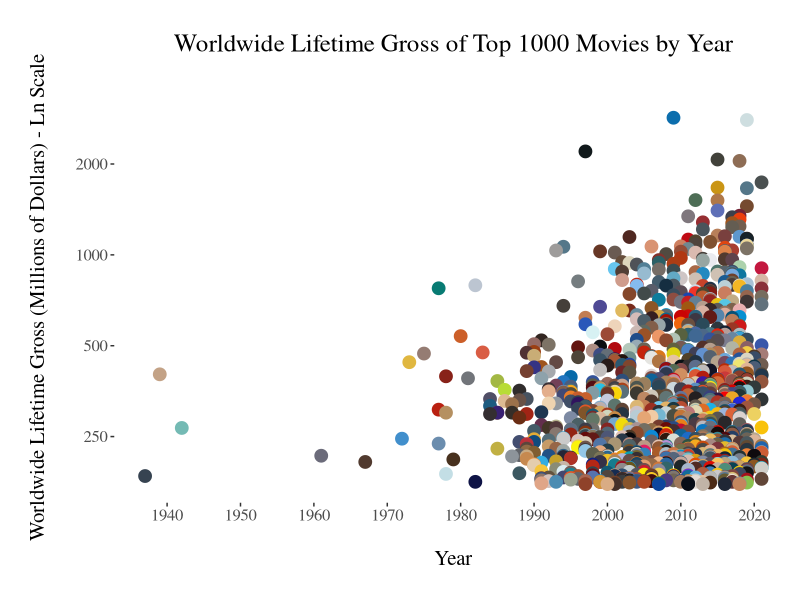
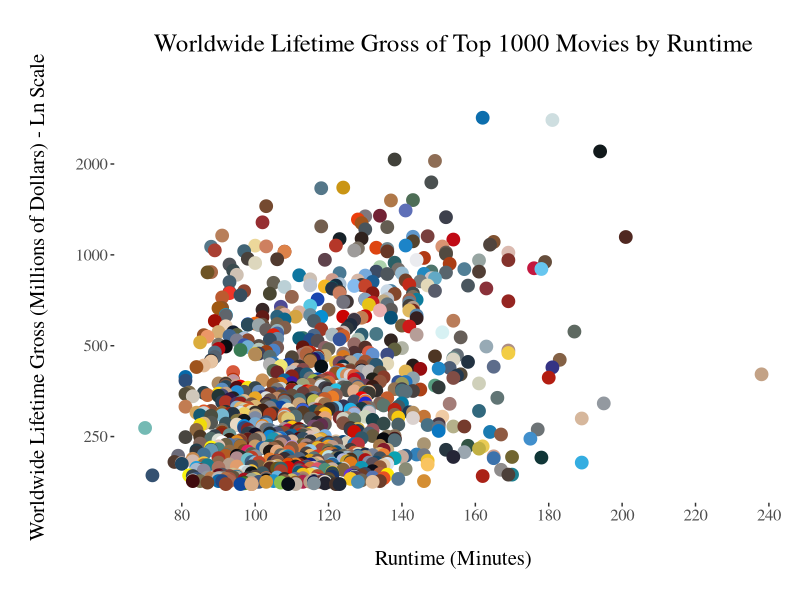
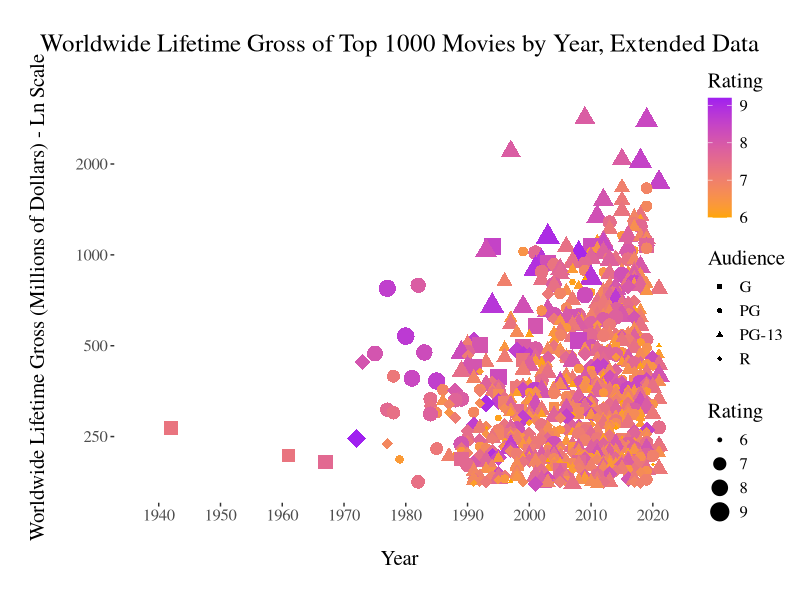
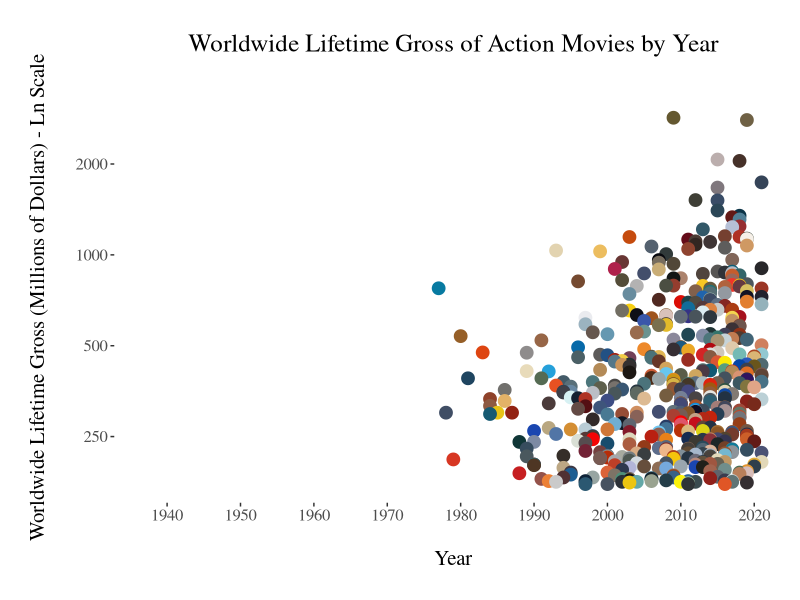
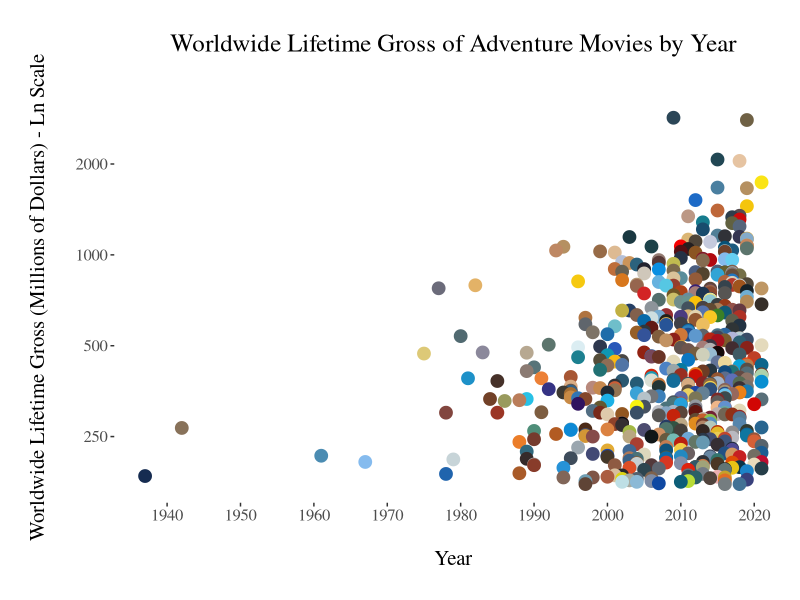
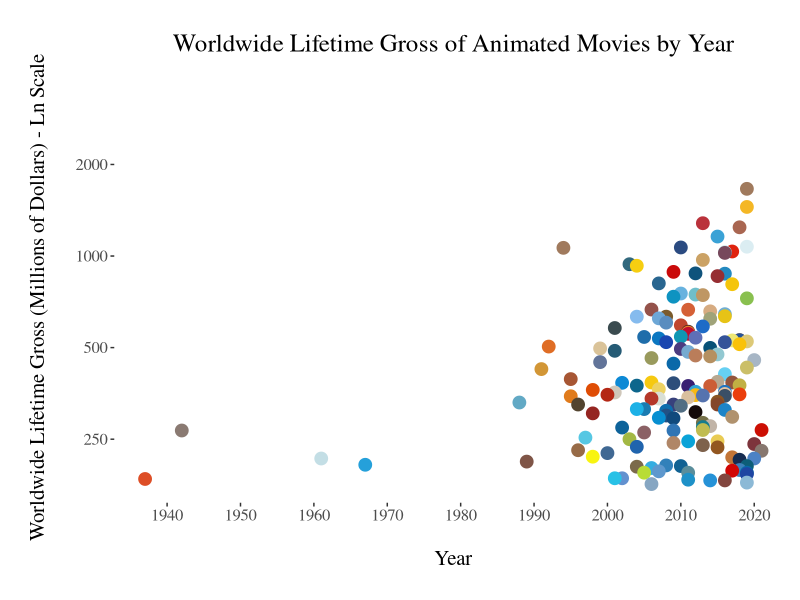
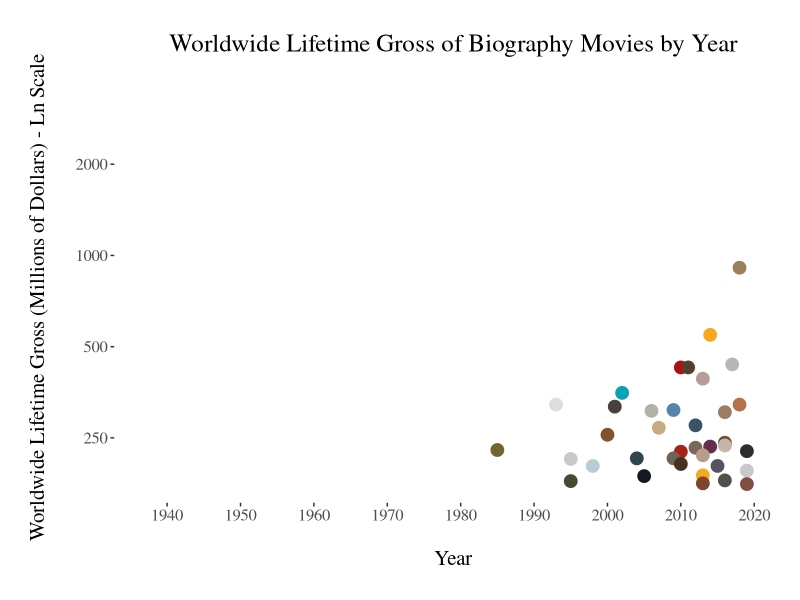
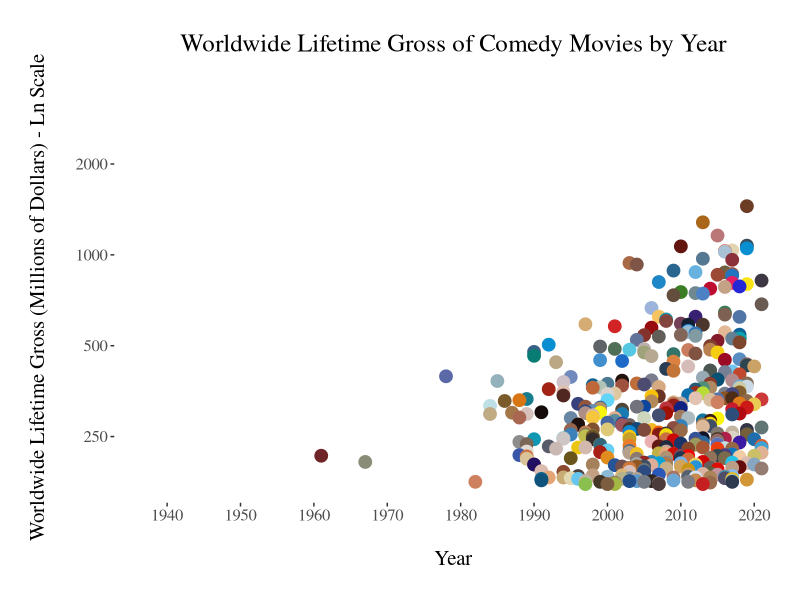

Generate these figures, in order, with R:
library(tidyverse)
library(dslabs)
library(ggthemes)
library(ggrepel)
library(dplyr)
library(ggplot2)
library(scales)

#import data from csv and make any last-minute changes to variable for better visualization
table <- read.csv("movies.csv")
table <- mutate(table, Earnings = round(Earnings/1000000),1)
#create array of all associated color values
color_values <- table$Color

#plot 1 (1) - year (x) and earnings in millions of dollars (y), color taken from poster, size/shape constant
plot1 <- ggplot(data = table, aes(Year, Earnings))        #specify what data should be used
plot1 <- plot1 + geom_point(aes(color = Title), size = 4, show.legend = FALSE)    #create dot plot
plot1 <- plot1 + scale_color_manual(values = color_values)    #set the colors to the array created previously
plot1 <- plot1 + ggtitle("\nWorldwide Lifetime Gross of Top 1000 Movies by Year\n")
plot1 <- plot1 + xlab("\nYear\n")
plot1 <- plot1 + scale_x_continuous(breaks = c(1940, 1950, 1960, 1970, 1980, 1990, 2000, 2010, 2020), limits = c(1937, 2021))
plot1 <- plot1 + ylab("\nWorldwide Lifetime Gross (Millions of Dollars) - Ln Scale\n")
plot1 <- plot1 + scale_y_continuous(trans = "log", breaks = c(250, 500, 1000, 2000), limits = c(-1, 3000))  #log scale on y-axis to better show all points
plot1 <- plot1 + theme_tufte()                                                                              #y-axis lower limit of -1 creates warning but correctly places x-axis
plot1 <- plot1 + theme(text = element_text(size = 15))
plot1 <- plot1 + theme(plot.title = element_text(hjust = 0.5))  #center title
plot(plot1)

#plot 2 (2) - runtime in minutes (x) and earnings in dollars(y), color taken from poster, size/shape constant
plot2 <- ggplot(data = table, aes(Runtime, Earnings))
plot2 <- plot2 + geom_point(aes(color = Title), size = 4, show.legend = FALSE)
plot2 <- plot2 + scale_color_manual(values = color_values)
plot2 <- plot2 + ggtitle("\nWorldwide Lifetime Gross of Top 1000 Movies by Runtime\n")
plot2 <- plot2 + xlab("\nRuntime (Minutes)\n")
plot2 <- plot2 + scale_x_continuous(n.breaks = 10)
plot2 <- plot2 + ylab("\nWorldwide Lifetime Gross (Millions of Dollars) - Ln Scale\n")
plot2 <- plot2 + scale_y_continuous(trans = "log", breaks = c(250, 500, 1000, 2000), limits = c(-1, 3000))
plot2 <- plot2 + theme_tufte()
plot2 <- plot2 + theme(text = element_text(size = 15))
plot2 <- plot2 + theme(plot.title = element_text(hjust = 0.5))
plot(plot2)

#plot 1.1 (3) - plot 1, size and color as rating, shape as audience
table1.1 <- filter(table, (Audience == "G" | Audience == "PG" | Audience == "PG-13" | Audience == "R") & Rating >= 6) 
plot1.1 <- ggplot(data = table1.1, aes(Year, Earnings))
plot1.1 <- plot1.1 + geom_point(aes(color = Rating, shape = Audience, size = Rating))
plot1.1 <- plot1.1 + scale_shape_manual(values = c(15, 16, 17, 18))     #shapes of a similar visual size chosen
plot1.1 <- plot1.1 + scale_color_gradient(low = "orange", high = "purple")  #color gradient to emphasize ratings
plot1.1 <- plot1.1 + ggtitle("\nWorldwide Lifetime Gross of Top 1000 Movies by Year, Extended Data\n")
plot1.1 <- plot1.1 + xlab("\nYear\n")
plot1.1 <- plot1.1 + scale_x_continuous(breaks = c(1940, 1950, 1960, 1970, 1980, 1990, 2000, 2010, 2020), limits = c(1937, 2021))
plot1.1 <- plot1.1 + ylab("\nWorldwide Lifetime Gross (Millions of Dollars) - Ln Scale\n")
plot1.1 <- plot1.1 + scale_y_continuous(trans = "log", breaks = c(250, 500, 1000, 2000), limits = c(-1, 3000))
plot1.1 <- plot1.1 + theme_tufte()
plot1.1 <- plot1.1 + theme(text = element_text(size = 15))
plot1.1 <- plot1.1 + theme(plot.title = element_text(hjust = 0.5))
plot(plot1.1)

#plot 1.2.1 (4) - plot 1, filtered by genre - action
table1.2.1 = filter(table, G_Action == "True")
color_values1.2.1 <- table1.2.1$Color       #new color array for filtered data
plot1.2.1 <- ggplot(data = table1.2.1, aes(Year, Earnings))
plot1.2.1 <- plot1.2.1 + geom_point(aes(color = Title), size = 4, show.legend = FALSE)
plot1.2.1 <- plot1.2.1 + scale_color_manual(values = color_values1.2.1)
plot1.2.1 <- plot1.2.1 + ggtitle("\nWorldwide Lifetime Gross of Action Movies by Year\n")
plot1.2.1 <- plot1.2.1 + xlab("\nYear\n")
plot1.2.1 <- plot1.2.1 + scale_x_continuous(breaks = c(1940, 1950, 1960, 1970, 1980, 1990, 2000, 2010, 2020), limits = c(1937, 2021))
plot1.2.1 <- plot1.2.1 + ylab("\nWorldwide Lifetime Gross (Millions of Dollars) - Ln Scale\n")
plot1.2.1 <- plot1.2.1 + scale_y_continuous(trans = "log", breaks = c(250, 500, 1000, 2000), limits = c(-1, 3000))
plot1.2.1 <- plot1.2.1 + theme_tufte()
plot1.2.1 <- plot1.2.1 + theme(text = element_text(size = 15))
plot1.2.1 <- plot1.2.1 + theme(plot.title = element_text(hjust = 0.5))
plot(plot1.2.1)

#plot 1.2.2 (5) - plot 1, filtered by genre - adventure
table1.2.2 = filter(table, G_Adventure == "True")
color_values1.2.2 <- table1.2.2$Color
plot1.2.2 <- ggplot(data = table1.2.2, aes(Year, Earnings))
plot1.2.2 <- plot1.2.2 + geom_point(aes(color = Title), size = 4, show.legend = FALSE)
plot1.2.2 <- plot1.2.2 + scale_color_manual(values = color_values1.2.2)
plot1.2.2 <- plot1.2.2 + ggtitle("\nWorldwide Lifetime Gross of Adventure Movies by Year\n")
plot1.2.2 <- plot1.2.2 + xlab("\nYear\n")
plot1.2.2 <- plot1.2.2 + scale_x_continuous(breaks = c(1940, 1950, 1960, 1970, 1980, 1990, 2000, 2010, 2020), limits = c(1937, 2021))
plot1.2.2 <- plot1.2.2 + ylab("\nWorldwide Lifetime Gross (Millions of Dollars) - Ln Scale\n")
plot1.2.2 <- plot1.2.2 + scale_y_continuous(trans = "log", breaks = c(250, 500, 1000, 2000), limits = c(-1, 3000))
plot1.2.2 <- plot1.2.2 + theme_tufte()
plot1.2.2 <- plot1.2.2 + theme(text = element_text(size = 15))
plot1.2.2 <- plot1.2.2 + theme(plot.title = element_text(hjust = 0.5))
plot(plot1.2.2)

#plot 1.2.3 (6) - plot 1, filtered by genre - animation
table1.2.3 = filter(table, G_Animation == "True")
color_values1.2.3 <- table1.2.3$Color
plot1.2.3 <- ggplot(data = table1.2.3, aes(Year, Earnings))
plot1.2.3 <- plot1.2.3 + geom_point(aes(color = Title), size = 4, show.legend = FALSE)
plot1.2.3 <- plot1.2.3 + scale_color_manual(values = color_values1.2.3)
plot1.2.3 <- plot1.2.3 + ggtitle("\nWorldwide Lifetime Gross of Animated Movies by Year\n")
plot1.2.3 <- plot1.2.3 + xlab("\nYear\n")
plot1.2.3 <- plot1.2.3 + scale_x_continuous(breaks = c(1940, 1950, 1960, 1970, 1980, 1990, 2000, 2010, 2020), limits = c(1937, 2021))
plot1.2.3 <- plot1.2.3 + ylab("\nWorldwide Lifetime Gross (Millions of Dollars) - Ln Scale\n")
plot1.2.3 <- plot1.2.3 + scale_y_continuous(trans = "log", breaks = c(250, 500, 1000, 2000), limits = c(-1, 3000))
plot1.2.3 <- plot1.2.3 + theme_tufte()
plot1.2.3 <- plot1.2.3 + theme(text = element_text(size = 15))
plot1.2.3 <- plot1.2.3 + theme(plot.title = element_text(hjust = 0.5))
plot(plot1.2.3)

#plot 1.2.4 (7) - plot 1, filtered by genre - biography
table1.2.4 = filter(table, G_Biography == "True")
color_values1.2.4 <- table1.2.4$Color
plot1.2.4 <- ggplot(data = table1.2.4, aes(Year, Earnings))
plot1.2.4 <- plot1.2.4 + geom_point(aes(color = Title), size = 4, show.legend = FALSE)
plot1.2.4 <- plot1.2.4 + scale_color_manual(values = color_values1.2.4)
plot1.2.4 <- plot1.2.4 + ggtitle("\nWorldwide Lifetime Gross of Biography Movies by Year\n")
plot1.2.4 <- plot1.2.4 + xlab("\nYear\n")
plot1.2.4 <- plot1.2.4 + scale_x_continuous(breaks = c(1940, 1950, 1960, 1970, 1980, 1990, 2000, 2010, 2020), limits = c(1937, 2021))
plot1.2.4 <- plot1.2.4 + ylab("\nWorldwide Lifetime Gross (Millions of Dollars) - Ln Scale\n")
plot1.2.4 <- plot1.2.4 + scale_y_continuous(trans = "log", breaks = c(250, 500, 1000, 2000), limits = c(-1, 3000))
plot1.2.4 <- plot1.2.4 + theme_tufte()
plot1.2.4 <- plot1.2.4 + theme(text = element_text(size = 15))
plot1.2.4 <- plot1.2.4 + theme(plot.title = element_text(hjust = 0.5))
plot(plot1.2.4)

#plot 1.2.5 (8) - plot 1, filtered by genre - comedy
table1.2.5 = filter(table, G_Comedy == "True")
color_values1.2.5 <- table1.2.5$Color
plot1.2.5 <- ggplot(data = table1.2.5, aes(Year, Earnings))
plot1.2.5 <- plot1.2.5 + geom_point(aes(color = Title), size = 4, show.legend = FALSE)
plot1.2.5 <- plot1.2.5 + scale_color_manual(values = color_values1.2.5)
plot1.2.5 <- plot1.2.5 + ggtitle("\nWorldwide Lifetime Gross of Comedy Movies by Year\n")
plot1.2.5 <- plot1.2.5 + xlab("\nYear\n")
plot1.2.5 <- plot1.2.5 + scale_x_continuous(breaks = c(1940, 1950, 1960, 1970, 1980, 1990, 2000, 2010, 2020), limits = c(1937, 2021))
plot1.2.5 <- plot1.2.5 + ylab("\nWorldwide Lifetime Gross (Millions of Dollars) - Ln Scale\n")
plot1.2.5 <- plot1.2.5 + scale_y_continuous(trans = "log", breaks = c(250, 500, 1000, 2000), limits = c(-1, 3000))
plot1.2.5 <- plot1.2.5 + theme_tufte()
plot1.2.5 <- plot1.2.5 + theme(text = element_text(size = 15))
plot1.2.5 <- plot1.2.5 + theme(plot.title = element_text(hjust = 0.5))
plot(plot1.2.5)

#plot 1.2.6 (9) - plot 1, filtered by genre - crime
table1.2.6 = filter(table, G_Crime == "True")
color_values1.2.6 <- table1.2.6$Color
plot1.2.6 <- ggplot(data = table1.2.6, aes(Year, Earnings))
plot1.2.6 <- plot1.2.6 + geom_point(aes(color = Title), size = 4, show.legend = FALSE)
plot1.2.6 <- plot1.2.6 + scale_color_manual(values = color_values1.2.6)
plot1.2.6 <- plot1.2.6 + ggtitle("\nWorldwide Lifetime Gross of Crime Movies by Year\n")
plot1.2.6 <- plot1.2.6 + xlab("\nYear\n")
plot1.2.6 <- plot1.2.6 + scale_x_continuous(breaks = c(1940, 1950, 1960, 1970, 1980, 1990, 2000, 2010, 2020), limits = c(1937, 2021))
plot1.2.6 <- plot1.2.6 + ylab("\nWorldwide Lifetime Gross (Millions of Dollars) - Ln Scale\n")
plot1.2.6 <- plot1.2.6 + scale_y_continuous(trans = "log", breaks = c(250, 500, 1000, 2000), limits = c(-1, 3000))
plot1.2.6 <- plot1.2.6 + theme_tufte()
plot1.2.6 <- plot1.2.6 + theme(text = element_text(size = 15))
plot1.2.6 <- plot1.2.6 + theme(plot.title = element_text(hjust = 0.5))
plot(plot1.2.6)

#plot 1.2.7 (10) - plot 1, filtered by genre - drama
table1.2.7 = filter(table, G_Drama == "True")
color_values1.2.7 <- table1.2.7$Color
plot1.2.7 <- ggplot(data = table1.2.7, aes(Year, Earnings))
plot1.2.7 <- plot1.2.7 + geom_point(aes(color = Title), size = 4, show.legend = FALSE)
plot1.2.7 <- plot1.2.7 + scale_color_manual(values = color_values1.2.7)
plot1.2.7 <- plot1.2.7 + ggtitle("\nWorldwide Lifetime Gross of Drama Movies by Year\n")
plot1.2.7 <- plot1.2.7 + xlab("\nYear\n")
plot1.2.7 <- plot1.2.7 + scale_x_continuous(breaks = c(1940, 1950, 1960, 1970, 1980, 1990, 2000, 2010, 2020), limits = c(1937, 2021))
plot1.2.7 <- plot1.2.7 + ylab("\nWorldwide Lifetime Gross (Millions of Dollars) - Ln Scale\n")
plot1.2.7 <- plot1.2.7 + scale_y_continuous(trans = "log", breaks = c(250, 500, 1000, 2000), limits = c(-1, 3000))
plot1.2.7 <- plot1.2.7 + theme_tufte()
plot1.2.7 <- plot1.2.7 + theme(text = element_text(size = 15))
plot1.2.7 <- plot1.2.7 + theme(plot.title = element_text(hjust = 0.5))
plot(plot1.2.7)

#plot 1.2.8 (11) - plot 1, filtered by genre - family
table1.2.8 = filter(table, G_Family == "True")
color_values1.2.8 <- table1.2.8$Color
plot1.2.8 <- ggplot(data = table1.2.8, aes(Year, Earnings))
plot1.2.8 <- plot1.2.8 + geom_point(aes(color = Title), size = 4, show.legend = FALSE)
plot1.2.8 <- plot1.2.8 + scale_color_manual(values = color_values1.2.8)
plot1.2.8 <- plot1.2.8 + ggtitle("\nWorldwide Lifetime Gross of Family Movies by Year\n")
plot1.2.8 <- plot1.2.8 + xlab("\nYear\n")
plot1.2.8 <- plot1.2.8 + scale_x_continuous(breaks = c(1940, 1950, 1960, 1970, 1980, 1990, 2000, 2010, 2020), limits = c(1937, 2021))
plot1.2.8 <- plot1.2.8 + ylab("\nWorldwide Lifetime Gross (Millions of Dollars) - Ln Scale\n")
plot1.2.8 <- plot1.2.8 + scale_y_continuous(trans = "log", breaks = c(250, 500, 1000, 2000), limits = c(-1, 3000))
plot1.2.8 <- plot1.2.8 + theme_tufte()
plot1.2.8 <- plot1.2.8 + theme(text = element_text(size = 15))
plot1.2.8 <- plot1.2.8 + theme(plot.title = element_text(hjust = 0.5))
plot(plot1.2.8)

#plot 1.2.9 (12) - plot 1, filtered by genre - fantasy
table1.2.9 = filter(table, G_Fantasy == "True")
color_values1.2.9 <- table1.2.9$Color
plot1.2.9 <- ggplot(data = table1.2.9, aes(Year, Earnings))
plot1.2.9 <- plot1.2.9 + geom_point(aes(color = Title), size = 4, show.legend = FALSE)
plot1.2.9 <- plot1.2.9 + scale_color_manual(values = color_values1.2.9)
plot1.2.9 <- plot1.2.9 + ggtitle("\nWorldwide Lifetime Gross of Fantasy Movies by Year\n")
plot1.2.9 <- plot1.2.9 + xlab("\nYear\n")
plot1.2.9 <- plot1.2.9 + scale_x_continuous(breaks = c(1940, 1950, 1960, 1970, 1980, 1990, 2000, 2010, 2020), limits = c(1937, 2021))
plot1.2.9 <- plot1.2.9 + ylab("\nWorldwide Lifetime Gross (Millions of Dollars) - Ln Scale\n")
plot1.2.9 <- plot1.2.9 + scale_y_continuous(trans = "log", breaks = c(250, 500, 1000, 2000), limits = c(-1, 3000))
plot1.2.9 <- plot1.2.9 + theme_tufte()
plot1.2.9 <- plot1.2.9 + theme(text = element_text(size = 15))
plot1.2.9 <- plot1.2.9 + theme(plot.title = element_text(hjust = 0.5))
plot(plot1.2.9)

#plot 1.2.10 (13) - plot 1, filtered by genre - history
table1.2.10 = filter(table, G_History == "True")
color_values1.2.10 <- table1.2.10$Color
plot1.2.10 <- ggplot(data = table1.2.10, aes(Year, Earnings))
plot1.2.10 <- plot1.2.10 + geom_point(aes(color = Title), size = 4, show.legend = FALSE)
plot1.2.10 <- plot1.2.10 + scale_color_manual(values = color_values1.2.10)
plot1.2.10 <- plot1.2.10 + ggtitle("\nWorldwide Lifetime Gross of History Movies by Year\n")
plot1.2.10 <- plot1.2.10 + xlab("\nYear\n")
plot1.2.10 <- plot1.2.10 + scale_x_continuous(breaks = c(1940, 1950, 1960, 1970, 1980, 1990, 2000, 2010, 2020), limits = c(1937, 2021))
plot1.2.10 <- plot1.2.10 + ylab("\nWorldwide Lifetime Gross (Millions of Dollars) - Ln Scale\n")
plot1.2.10 <- plot1.2.10 + scale_y_continuous(trans = "log", breaks = c(250, 500, 1000, 2000), limits = c(-1, 3000))
plot1.2.10 <- plot1.2.10 + theme_tufte()
plot1.2.10 <- plot1.2.10 + theme(text = element_text(size = 15))
plot1.2.10 <- plot1.2.10 + theme(plot.title = element_text(hjust = 0.5))
plot(plot1.2.10)

#plot 1.2.11 (14) - plot 1, filtered by genre - horror
table1.2.11 = filter(table, G_Horror == "True")
color_values1.2.11 <- table1.2.11$Color
plot1.2.11 <- ggplot(data = table1.2.11, aes(Year, Earnings))
plot1.2.11 <- plot1.2.11 + geom_point(aes(color = Title), size = 4, show.legend = FALSE)
plot1.2.11 <- plot1.2.11 + scale_color_manual(values = color_values1.2.11)
plot1.2.11 <- plot1.2.11 + ggtitle("\nWorldwide Lifetime Gross of Horror Movies by Year\n")
plot1.2.11 <- plot1.2.11 + xlab("\nYear\n")
plot1.2.11 <- plot1.2.11 + scale_x_continuous(breaks = c(1940, 1950, 1960, 1970, 1980, 1990, 2000, 2010, 2020), limits = c(1937, 2021))
plot1.2.11 <- plot1.2.11 + ylab("\nWorldwide Lifetime Gross (Millions of Dollars) - Ln Scale\n")
plot1.2.11 <- plot1.2.11 + scale_y_continuous(trans = "log", breaks = c(250, 500, 1000, 2000), limits = c(-1, 3000))
plot1.2.11 <- plot1.2.11 + theme_tufte()
plot1.2.11 <- plot1.2.11 + theme(text = element_text(size = 15))
plot1.2.11 <- plot1.2.11 + theme(plot.title = element_text(hjust = 0.5))
plot(plot1.2.11)

#plot 1.2.12 (15) - plot 1, filtered by genre - music
table1.2.12 = filter(table, G_Music == "True")
color_values1.2.12 <- table1.2.12$Color
plot1.2.12 <- ggplot(data = table1.2.12, aes(Year, Earnings))
plot1.2.12 <- plot1.2.12 + geom_point(aes(color = Title), size = 4, show.legend = FALSE)
plot1.2.12 <- plot1.2.12 + scale_color_manual(values = color_values1.2.12)
plot1.2.12 <- plot1.2.12 + ggtitle("\nWorldwide Lifetime Gross of Music Movies by Year\n")
plot1.2.12 <- plot1.2.12 + xlab("\nYear\n")
plot1.2.12 <- plot1.2.12 + scale_x_continuous(breaks = c(1940, 1950, 1960, 1970, 1980, 1990, 2000, 2010, 2020), limits = c(1937, 2021))
plot1.2.12 <- plot1.2.12 + ylab("\nWorldwide Lifetime Gross (Millions of Dollars) - Ln Scale\n")
plot1.2.12 <- plot1.2.12 + scale_y_continuous(trans = "log", breaks = c(250, 500, 1000, 2000), limits = c(-1, 3000))
plot1.2.12 <- plot1.2.12 + theme_tufte()
plot1.2.12 <- plot1.2.12 + theme(text = element_text(size = 15))
plot1.2.12 <- plot1.2.12 + theme(plot.title = element_text(hjust = 0.5))
plot(plot1.2.12)

#plot 1.2.13 (16) - plot 1, filtered by genre - musical
table1.2.13 = filter(table, G_Musical == "True")
color_values1.2.13 <- table1.2.13$Color
plot1.2.13 <- ggplot(data = table1.2.13, aes(Year, Earnings))
plot1.2.13 <- plot1.2.13 + geom_point(aes(color = Title), size = 4, show.legend = FALSE)
plot1.2.13 <- plot1.2.13 + scale_color_manual(values = color_values1.2.13)
plot1.2.13 <- plot1.2.13 + ggtitle("\nWorldwide Lifetime Gross of Musical Movies by Year\n")
plot1.2.13 <- plot1.2.13 + xlab("\nYear\n")
plot1.2.13 <- plot1.2.13 + scale_x_continuous(breaks = c(1940, 1950, 1960, 1970, 1980, 1990, 2000, 2010, 2020), limits = c(1937, 2021))
plot1.2.13 <- plot1.2.13 + ylab("\nWorldwide Lifetime Gross (Millions of Dollars) - Ln Scale\n")
plot1.2.13 <- plot1.2.13 + scale_y_continuous(trans = "log", breaks = c(250, 500, 1000, 2000), limits = c(-1, 3000))
plot1.2.13 <- plot1.2.13 + theme_tufte()
plot1.2.13 <- plot1.2.13 + theme(text = element_text(size = 15))
plot1.2.13 <- plot1.2.13 + theme(plot.title = element_text(hjust = 0.5))
plot(plot1.2.13)

#plot 1.2.14 (17) - plot 1, filtered by genre - mystery
table1.2.14 = filter(table, G_Mystery == "True")
color_values1.2.14 <- table1.2.14$Color
plot1.2.14 <- ggplot(data = table1.2.14, aes(Year, Earnings))
plot1.2.14 <- plot1.2.14 + geom_point(aes(color = Title), size = 4, show.legend = FALSE)
plot1.2.14 <- plot1.2.14 + scale_color_manual(values = color_values1.2.14)
plot1.2.14 <- plot1.2.14 + ggtitle("\nWorldwide Lifetime Gross of Mystery Movies by Year\n")
plot1.2.14 <- plot1.2.14 + xlab("\nYear\n")
plot1.2.14 <- plot1.2.14 + scale_x_continuous(breaks = c(1940, 1950, 1960, 1970, 1980, 1990, 2000, 2010, 2020), limits = c(1937, 2021))
plot1.2.14 <- plot1.2.14 + ylab("\nWorldwide Lifetime Gross (Millions of Dollars) - Ln Scale\n")
plot1.2.14 <- plot1.2.14 + scale_y_continuous(trans = "log", breaks = c(250, 500, 1000, 2000), limits = c(-1, 3000))
plot1.2.14 <- plot1.2.14 + theme_tufte()
plot1.2.14 <- plot1.2.14 + theme(text = element_text(size = 15))
plot1.2.14 <- plot1.2.14 + theme(plot.title = element_text(hjust = 0.5))
plot(plot1.2.14)

#plot 1.2.15 (18) - plot 1, filtered by genre - romance
table1.2.15 = filter(table, G_Romance == "True")
color_values1.2.15 <- table1.2.15$Color
plot1.2.15 <- ggplot(data = table1.2.15, aes(Year, Earnings))
plot1.2.15 <- plot1.2.15 + geom_point(aes(color = Title), size = 4, show.legend = FALSE)
plot1.2.15 <- plot1.2.15 + scale_color_manual(values = color_values1.2.15)
plot1.2.15 <- plot1.2.15 + ggtitle("\nWorldwide Lifetime Gross of Romance Movies by Year\n")
plot1.2.15 <- plot1.2.15 + xlab("\nYear\n")
plot1.2.15 <- plot1.2.15 + scale_x_continuous(breaks = c(1940, 1950, 1960, 1970, 1980, 1990, 2000, 2010, 2020), limits = c(1937, 2021))
plot1.2.15 <- plot1.2.15 + ylab("\nWorldwide Lifetime Gross (Millions of Dollars) - Ln Scale\n")
plot1.2.15 <- plot1.2.15 + scale_y_continuous(trans = "log", breaks = c(250, 500, 1000, 2000), limits = c(-1, 3000))
plot1.2.15 <- plot1.2.15 + theme_tufte()
plot1.2.15 <- plot1.2.15 + theme(text = element_text(size = 15))
plot1.2.15 <- plot1.2.15 + theme(plot.title = element_text(hjust = 0.5))
plot(plot1.2.15)

#plot 1.2.16 (19) - plot 1, filtered by genre - sci-fi
table1.2.16 = filter(table, G_SciFi == "True")
color_values1.2.16 <- table1.2.16$Color
plot1.2.16 <- ggplot(data = table1.2.16, aes(Year, Earnings))
plot1.2.16 <- plot1.2.16 + geom_point(aes(color = Title), size = 4, show.legend = FALSE)
plot1.2.16 <- plot1.2.16 + scale_color_manual(values = color_values1.2.16)
plot1.2.16 <- plot1.2.16 + ggtitle("\nWorldwide Lifetime Gross of Sci-Fi Movies by Year\n")
plot1.2.16 <- plot1.2.16 + xlab("\nYear\n")
plot1.2.16 <- plot1.2.16 + scale_x_continuous(breaks = c(1940, 1950, 1960, 1970, 1980, 1990, 2000, 2010, 2020), limits = c(1937, 2021))
plot1.2.16 <- plot1.2.16 + ylab("\nWorldwide Lifetime Gross (Millions of Dollars) - Ln Scale\n")
plot1.2.16 <- plot1.2.16 + scale_y_continuous(trans = "log", breaks = c(250, 500, 1000, 2000), limits = c(-1, 3000))
plot1.2.16 <- plot1.2.16 + theme_tufte()
plot1.2.16 <- plot1.2.16 + theme(text = element_text(size = 15))
plot1.2.16 <- plot1.2.16 + theme(plot.title = element_text(hjust = 0.5))
plot(plot1.2.16)

#plot 1.2.17 (20) - plot 1, filtered by genre - thriller
table1.2.17 = filter(table, G_Thriller == "True")
color_values1.2.17 <- table1.2.17$Color
plot1.2.17 <- ggplot(data = table1.2.17, aes(Year, Earnings))
plot1.2.17 <- plot1.2.17 + geom_point(aes(color = Title), size = 4, show.legend = FALSE)
plot1.2.17 <- plot1.2.17 + scale_color_manual(values = color_values1.2.17)
plot1.2.17 <- plot1.2.17 + ggtitle("\nWorldwide Lifetime Gross of Thriller Movies by Year\n")
plot1.2.17 <- plot1.2.17 + xlab("\nYear\n")
plot1.2.17 <- plot1.2.17 + scale_x_continuous(breaks = c(1940, 1950, 1960, 1970, 1980, 1990, 2000, 2010, 2020), limits = c(1937, 2021))
plot1.2.17 <- plot1.2.17 + ylab("\nWorldwide Lifetime Gross (Millions of Dollars) - Ln Scale\n")
plot1.2.17 <- plot1.2.17 + scale_y_continuous(trans = "log", breaks = c(250, 500, 1000, 2000), limits = c(-1, 3000))
plot1.2.17 <- plot1.2.17 + theme_tufte()
plot1.2.17 <- plot1.2.17 + theme(text = element_text(size = 15))
plot1.2.17 <- plot1.2.17 + theme(plot.title = element_text(hjust = 0.5))
plot(plot1.2.17)
